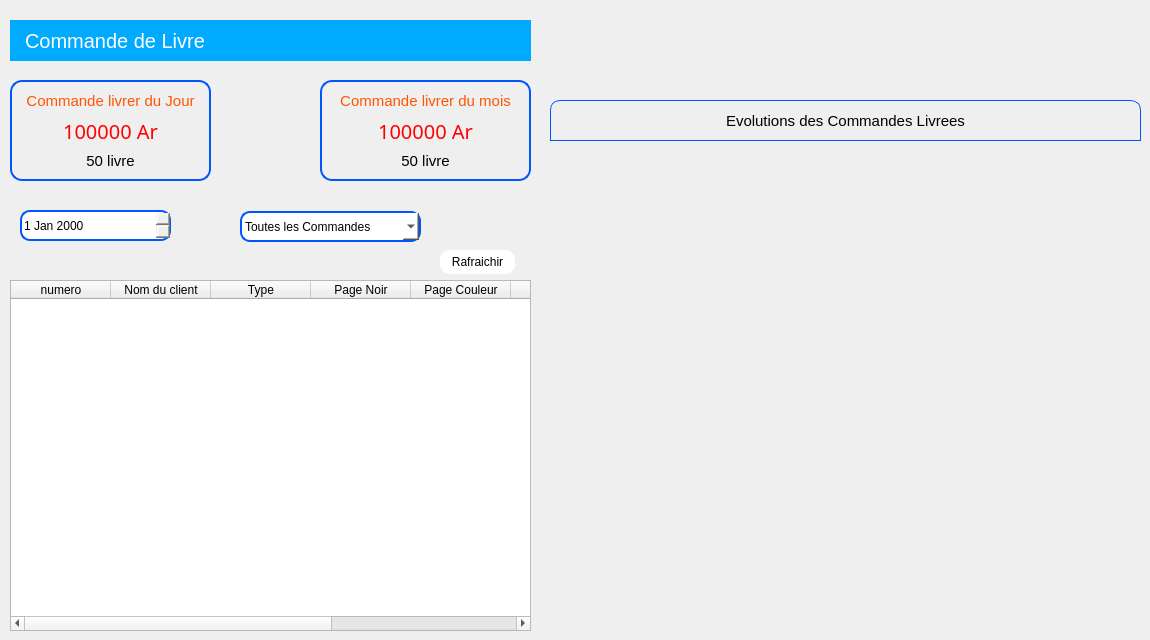
               <widget class="QWidget" name="clientPage">
                <widget class="QLabel" name="label_22">
                 <property name="geometry">
                  <rect>
                   <x>10</x>
                   <y>20</y>
                   <width>521</width>
                   <height>41</height>
                  </rect>
                 </property>
                 <property name="font">
                  <font>
                   <pointsize>15</pointsize>
                  </font>
                 </property>
                 <property name="styleSheet">
                  <string notr="true">background-color: rgb(0, 170, 255);
color: white;
padding-left: 10px;</string>
                 </property>
                 <property name="text">
                  <string>Commande de Livre</string>
                 </property>
                </widget>
                <widget class="QFrame" name="frame_24">
                 <property name="geometry">
                  <rect>
                   <x>10</x>
                   <y>80</y>
                   <width>201</width>
                   <height>101</height>
                  </rect>
                 </property>
                 <property name="styleSheet">
                  <string notr="true">#frame_24{
	border: 2px solid rgb(0, 85, 255);
	border-radius: 12px;
}</string>
                 </property>
                 <property name="frameShape">
                  <enum>QFrame::Shape::StyledPanel</enum>
                 </property>
                 <property name="frameShadow">
                  <enum>QFrame::Shadow::Raised</enum>
                 </property>
                 <layout class="QVBoxLayout" name="verticalLayout_11">
                  <item>
                   <widget class="QLabel" name="label_9">
                    <property name="font">
                     <font>
                      <pointsize>11</pointsize>
                     </font>
                    </property>
                    <property name="styleSheet">
                     <string notr="true">color: rgb(255, 85, 0);</string>
                    </property>
                    <property name="text">
                     <string>Commande livrer du Jour</string>
                    </property>
                    <property name="alignment">
                     <set>Qt::AlignmentFlag::AlignCenter</set>
                    </property>
                   </widget>
                  </item>
                  <item>
                   <widget class="QLabel" name="reliure_jour">
                    <property name="font">
                     <font>
                      <family>Yu Gothic Medium</family>
                      <pointsize>15</pointsize>
                     </font>
                    </property>
                    <property name="styleSheet">
                     <string notr="true">color: rgb(255, 0, 0);</string>
                    </property>
                    <property name="text">
                     <string>100000 Ar</string>
                    </property>
                    <property name="alignment">
                     <set>Qt::AlignmentFlag::AlignCenter</set>
                    </property>
                   </widget>
                  </item>
                  <item>
                   <widget class="QLabel" name="livre_jour">
                    <property name="font">
                     <font>
                      <pointsize>11</pointsize>
                     </font>
                    </property>
                    <property name="text">
                     <string>50 livre</string>
                    </property>
                    <property name="alignment">
                     <set>Qt::AlignmentFlag::AlignCenter</set>
                    </property>
                   </widget>
                  </item>
                 </layout>
                </widget>
                <widget class="QFrame" name="frame_25">
                 <property name="geometry">
                  <rect>
                   <x>320</x>
                   <y>80</y>
                   <width>211</width>
                   <height>101</height>
                  </rect>
                 </property>
                 <property name="styleSheet">
                  <string notr="true">#frame_25{
	border: 2px solid rgb(0, 85, 255);
	border-radius: 12px;
}</string>
                 </property>
                 <property name="frameShape">
                  <enum>QFrame::Shape::StyledPanel</enum>
                 </property>
                 <property name="frameShadow">
                  <enum>QFrame::Shadow::Raised</enum>
                 </property>
                 <layout class="QVBoxLayout" name="verticalLayout_12">
                  <item>
                   <widget class="QLabel" name="label_26">
                    <property name="font">
                     <font>
                      <pointsize>11</pointsize>
                     </font>
                    </property>
                    <property name="styleSheet">
                     <string notr="true">color: rgb(255, 85, 0);</string>
                    </property>
                    <property name="text">
                     <string>Commande livrer du mois</string>
                    </property>
                    <property name="alignment">
                     <set>Qt::AlignmentFlag::AlignCenter</set>
                    </property>
                   </widget>
                  </item>
                  <item>
                   <widget class="QLabel" name="reliure_mois">
                    <property name="font">
                     <font>
                      <family>Yu Gothic Medium</family>
                      <pointsize>15</pointsize>
                     </font>
                    </property>
                    <property name="styleSheet">
                     <string notr="true">color: rgb(255, 0, 0);</string>
                    </property>
                    <property name="text">
                     <string>100000 Ar</string>
                    </property>
                    <property name="alignment">
                     <set>Qt::AlignmentFlag::AlignCenter</set>
                    </property>
                   </widget>
                  </item>
                  <item>
                   <widget class="QLabel" name="livre_mois">
                    <property name="font">
                     <font>
                      <pointsize>11</pointsize>
                     </font>
                    </property>
                    <property name="text">
                     <string>50 livre</string>
                    </property>
                    <property name="alignment">
                     <set>Qt::AlignmentFlag::AlignCenter</set>
                    </property>
                   </widget>
                  </item>
                 </layout>
                </widget>
                <widget class="QTableWidget" name="reliureTableWidget">
                 <property name="geometry">
                  <rect>
                   <x>10</x>
                   <y>280</y>
                   <width>521</width>
                   <height>351</height>
                  </rect>
                 </property>
                 <column>
                  <property name="text">
                   <string>numero</string>
                  </property>
                 </column>
                 <column>
                  <property name="text">
                   <string>Nom du client</string>
                  </property>
                 </column>
                 <column>
                  <property name="text">
                   <string>Type</string>
                  </property>
                 </column>
                 <column>
                  <property name="text">
                   <string>Page Noir</string>
                  </property>
                 </column>
                 <column>
                  <property name="text">
                   <string>Page Couleur</string>
                  </property>
                 </column>
                 <column>
                  <property name="text">
                   <string>Exemplaire</string>
                  </property>
                 </column>
                 <column>
                  <property name="text">
                   <string>Total a payer</string>
                  </property>
                 </column>
                 <column>
                  <property name="text">
                   <string>Etat Livrer</string>
                  </property>
                 </column>
                </widget>
                <widget class="QWidget" name="verticalLayoutWidget_2">
                 <property name="geometry">
                  <rect>
                   <x>550</x>
                   <y>139</y>
                   <width>591</width>
                   <height>491</height>
                  </rect>
                 </property>
                 <layout class="QVBoxLayout" name="reliureCourbe"/>
                </widget>
                <widget class="QLabel" name="label_31">
                 <property name="geometry">
                  <rect>
                   <x>550</x>
                   <y>100</y>
                   <width>591</width>
                   <height>41</height>
                  </rect>
                 </property>
                 <property name="font">
                  <font>
                   <pointsize>11</pointsize>
                  </font>
                 </property>
                 <property name="styleSheet">
                  <string notr="true">border: 1px solid rgb(0, 85, 255);
border-top-left-radius: 10px;
border-top-right-radius: 10px;</string>
                 </property>
                 <property name="text">
                  <string>Evolutions des Commandes Livrees</string>
                 </property>
                 <property name="alignment">
                  <set>Qt::AlignmentFlag::AlignCenter</set>
                 </property>
                </widget>
                <widget class="QDateEdit" name="reliureDate">
                 <property name="geometry">
                  <rect>
                   <x>20</x>
                   <y>210</y>
                   <width>151</width>
                   <height>31</height>
                  </rect>
                 </property>
                 <property name="styleSheet">
                  <string notr="true">
border: 2px solid rgb(0, 85, 255);
border-radius: 10px;</string>
                 </property>
                </widget>
                <widget class="QComboBox" name="reliure_filterCombo">
                 <property name="geometry">
                  <rect>
                   <x>240</x>
                   <y>211</y>
                   <width>181</width>
                   <height>31</height>
                  </rect>
                 </property>
                 <property name="styleSheet">
                  <string notr="true">background: white;
border: 2px solid rgb(0, 85, 255);
border-radius: 10px;</string>
                 </property>
                 <item>
                  <property name="text">
                   <string>Toutes les Commandes</string>
                  </property>
                 </item>
                 <item>
                  <property name="text">
                   <string>Commandes Livrees</string>
                  </property>
                 </item>
                 <item>
                  <property name="text">
                   <string>Commandes Non Livrees</string>
                  </property>
                 </item>
                </widget>
                <widget class="QPushButton" name="refreshReliure">
                 <property name="geometry">
                  <rect>
                   <x>440</x>
                   <y>250</y>
                   <width>75</width>
                   <height>24</height>
                  </rect>
                 </property>
                 <property name="cursor">
                  <cursorShape>PointingHandCursor</cursorShape>
                 </property>
                 <property name="styleSheet">
                  <string notr="true">border-radius: 10px;
background: white;</string>
                 </property>
                 <property name="text">
                  <string>Rafraichir</string>
                 </property>
                </widget>
               </widget>
